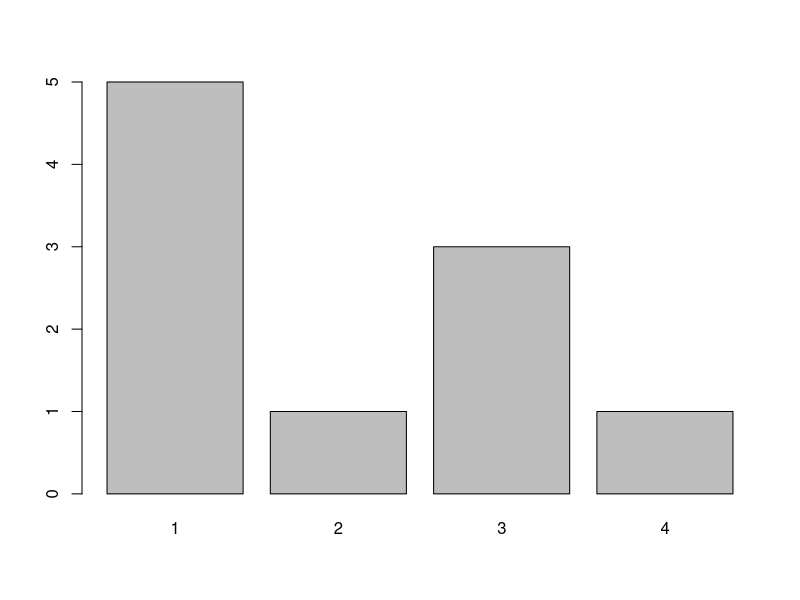
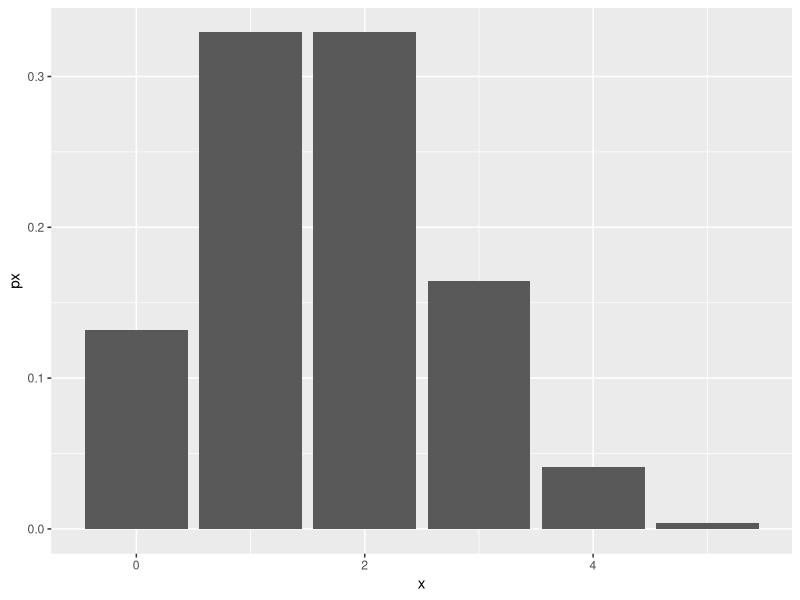
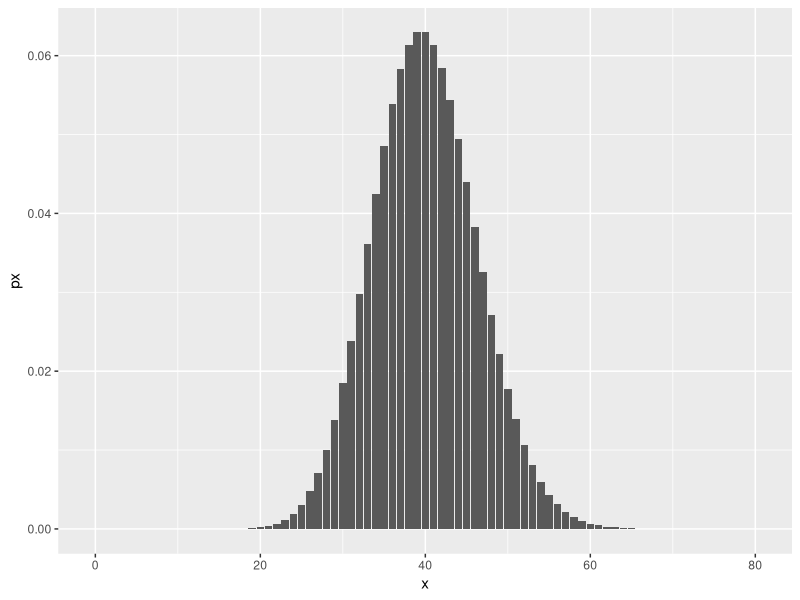
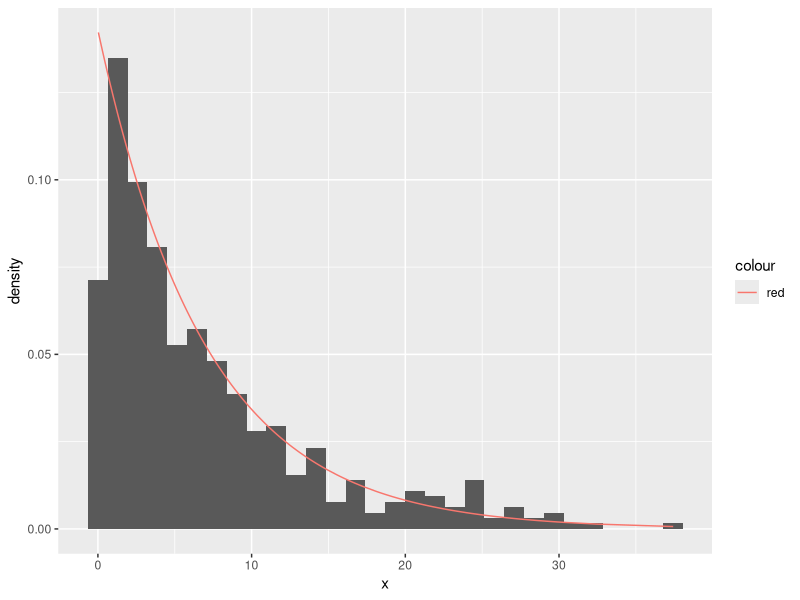
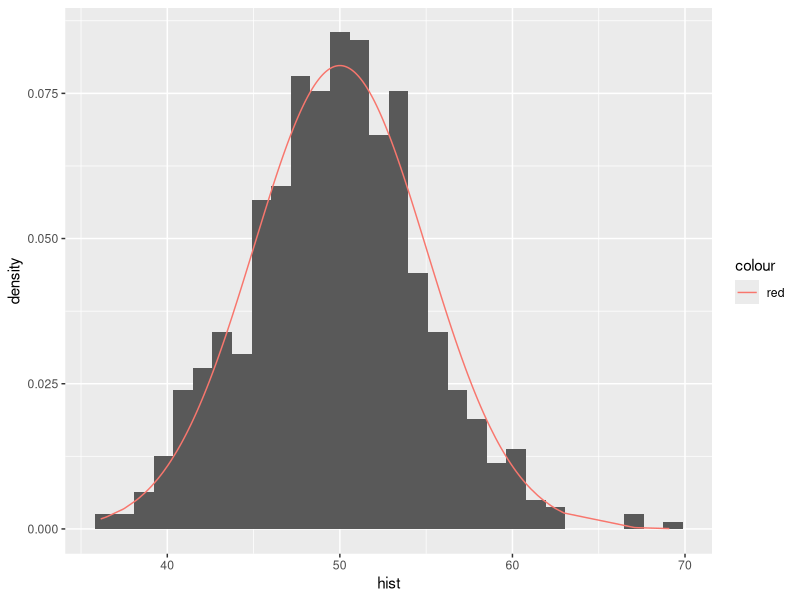
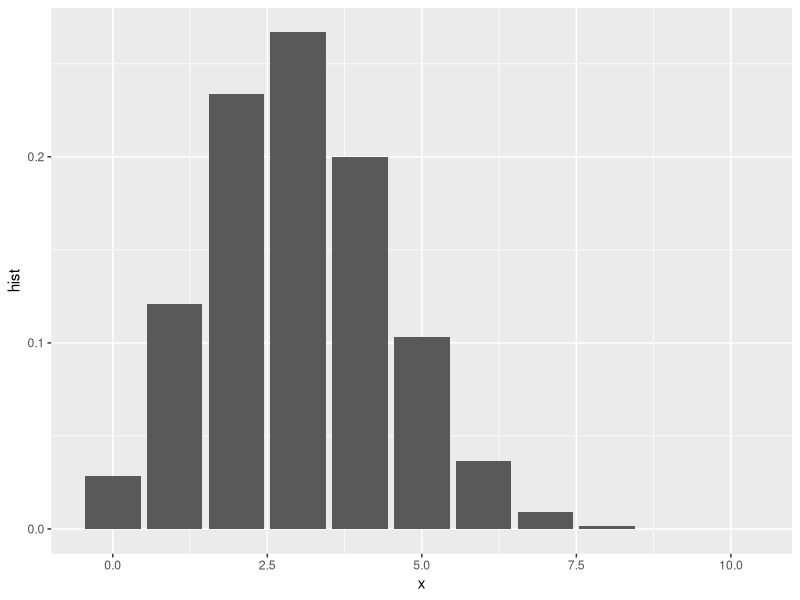

Source code (R) for these figures, in order:
#funcao binomial

prob = function(x,n,p){
  choose(n,x)*(p^(x))*((1-p)^(n-x))
}

####EX1####
#prob de queimar
p=0.1
#numero de capacitores
n=10

#a) b)
cbind(0:10,prob(0:10,n,p))

#c)
1-prob(0,n,p)

#d)
1-prob(10,n,p)

#e)
n*p

#f)
#variancia
0.1*(.9)
#desvpad
sqrt(0.1*(.9))

1-prob(2,n,0.9)

####EX2####
n=16
p=3/4
#a)
sum(prob(12:16,n,p))

#b)
sum(prob(0:13,n,p))

#c)
prob(12,n,p)

#d)
80*3/4



####Aula2####

####funçao poisson####
poisson = function(lamb,x){
  (exp(-lamb)*lamb^x)/factorial(x)
}

poisson(5,0)+poisson(5,1)+poisson(5,2)

1 - (poisson(5,0)+poisson(5,1)+poisson(5,2)+poisson(5,3)+poisson(5,4)+poisson(5,5))

dpois(240,260)

####binom####
dbinom(2,5,1/3) #A probabilidade de 2 sucessos.

dbinom(0:5,5,1/3) # Todas as probabilidades

sum(dbinom(0:2,5,1/3)) 
sum(pbinom(2,5,1/3)) #A probabilidade de 2 ou menos sucessos

qbinom(0.7901,5,1/3) # O valor deA,tal que P(X≤A)=0.7901

rbinom(10,5,1/3) #Uma amostra aleatória de tamanho 10

barplot(table(rbinom(10,5,1/3))) # plot sem ggplot

#A presente graficamente todas as probabilidade de sucesso
install.packages('ggplot2')
library(ggplot2)

x=0:5
px = dbinom(x,5,1/3)
jorge = data.frame(x,px)
ggplot(jorge, aes(x,px))+geom_col()




####poisson####
dpois(35,40) #A probabilidade de processar 35 itens

dpois(0:475,40) #Todas as probabilidades

ppois(45,40) #A probabilidade de 45 ou menos sucessos

qpois(0.8096,40) #O valor de A, tal que P(X<=A)=0.8096

rpois(10,40) #Uma amostra aleatória de tamanho 10 

#Apresente graficamente todas as probabilidade de sucesso
x = 0:80
px = dpois(x,40)

cleber = data.frame(x,px)
ggplot(cleber,aes(x,px))+geom_col()

####modelo exponencial####
dexp(6,1/7) # nao existe a resposta sempre sera 0

pexp(5,1/7) # A probabilidade de vencer em 5 anos ou menos

qexp(0.5,1/7) # Determine o valor mediano

rexp(10,1/7)

x = rexp(500,1/7)
dx = dexp(x,1/7)

dados = data.frame(x,dx)

ggplot(dados,aes(x))+geom_histogram(aes(y=..density..))+geom_line(aes(x,dx,col='red'))

####modelo normal####
dnorm(20,50,sqrt(25))  # nao existe a resposta sempre sera 0

pnorm(20,50,sqrt(25),lower.tail = F) #A probabilidade de pesar mais de 20

qnorm(0.25,50,sqrt(25)) #O valor de A, tal que P(X<=A)=0.25

rnorm(20,50,sqrt(25))

hist = rnorm(700,50,sqrt(25))
dhist = dnorm(hist,50,sqrt(25))

dados1 = data.frame(hist,dhist)

ggplot(dados1,aes(hist))+geom_histogram(aes(y=..density..))+geom_line(aes(hist,dhist,col='red'))

####exprova####
dbinom(0,10,0.30)

sum(dbinom(1:10,10,0.3))

pbinom(2,10,0.3,lower.tail = F)

50*0.3

x = 0:10
hist = dbinom(x,10,0.3)

dados1 = data.frame(x,hist)
ggplot(dados1,aes(x,hist))+geom_col()

                                                                      
